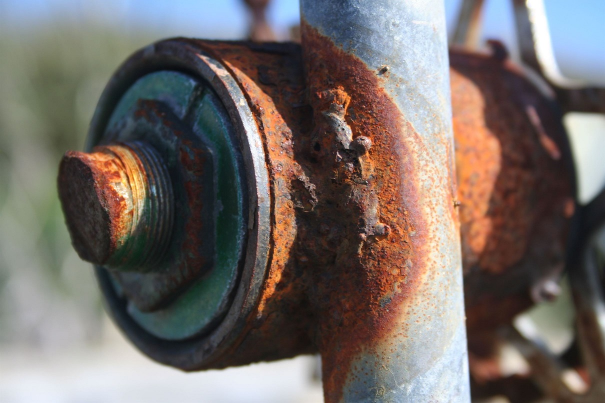
#> input picture rust_detection_computer_vision/corrosion_image.jpg, 1210 x 806 px (shown at 1/2 size)
$ python -i v3.py   (imports and definitions only)
#> lines starting #> are read from the running program, lines starting #| are printed output that depends on the picture; after the words box and inside, x2 and y2 are one past the last pixel; in counts of white or black regions, pixels touching at a corner belong together
#> in detect_corrosion, image is the input picture: shape (806, 1210, 3); mean B, G, R 104.6, 108.6, 117.3
import cv2
import tkinter as tk
import numpy as np
from PIL import Image, ImageTk

# Image Preprocessing
# ------------------------


def balance_lighting(image):
    """
    Enhance image lighting using CLAHE and gamma correction.

    Args:
        image (numpy array): Input image.

    Returns:
        numpy array: Image with balanced lighting.
    """
    hsv = cv2.cvtColor(image, cv2.COLOR_BGR2HSV)
#> hsv: shape (806, 1210, 3); mean H, S, V 57.9, 69.7, 127.3
    _, _, v = cv2.split(hsv)
    clahe = cv2.createCLAHE(clipLimit=2.0, tileGridSize=(8, 8))
    v_clahe = clahe.apply(v)
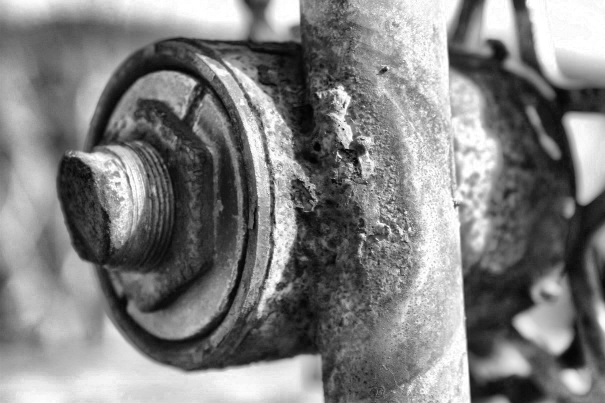
#> v_clahe: shape (806, 1210) (shown at 1/2 size); min 1, max 255, mean 128
    hsv_clahe = cv2.merge([hsv[:, :, 0], hsv[:, :, 1], v_clahe])
#> hsv_clahe: shape (806, 1210, 3); mean H, S, V 57.9, 69.7, 128
    image_clahe = cv2.cvtColor(hsv_clahe, cv2.COLOR_HSV2BGR)
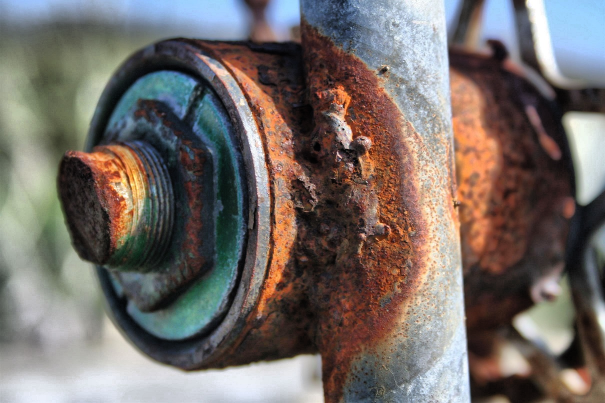
#> image_clahe: shape (806, 1210, 3) (shown at 1/2 size); mean B, G, R 104.6, 108.7, 116.9
    gamma = 1.5
    image_gamma = np.power(image_clahe / 255.0, gamma) * 255.0
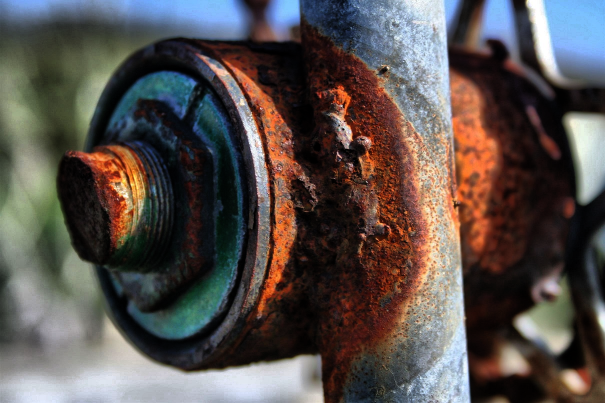
#> image_gamma: shape (806, 1210, 3) float64 (shown at 1/2 size); mean B, G, R 78.4, 81.3, 89.1
    image_gamma = image_gamma.astype(np.uint8)
    return image_gamma


# Corrosion Detection
# ----------------------


def create_rust_mask(image):
    """
    Create a mask for rust-colored areas (HSV).

    Args:
        image (numpy array): Input image.

    Returns:
        numpy array: Rust mask.
    """
    hsv = cv2.cvtColor(image, cv2.COLOR_BGR2HSV)
#> hsv: shape (806, 1210, 3); mean H, S, V 55.6, 96.7, 100.9
    lower_rust = np.array([0, 100, 100])
    upper_rust = np.array([20, 255, 255])
    return cv2.inRange(hsv, lower_rust, upper_rust)
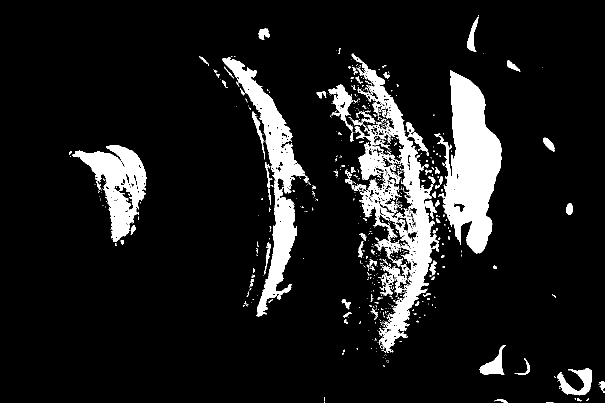
#> returned value: shape (806, 1210) (shown at 1/2 size); 10.3% white; 742 white regions (643 under 20 px), largest, box (x1, y1, x2, y2) and area: (702, 107, 878, 706) 26856, (868, 141, 1003, 507) 26403, (444, 114, 618, 633) 18308


def apply_thresholding(image):
    """
    Convert image to grayscale, apply Gaussian adaptive thresholding, and convert back to RGB.

    Args:
        image (numpy array): Input image (RGB or BGR).

    Returns:
        numpy array: Thresholded image (RGB, 3-channel).
    """
    gray_image = cv2.cvtColor(image, cv2.COLOR_BGR2GRAY)
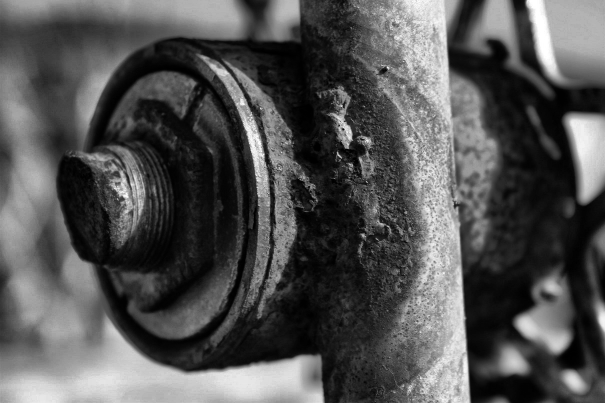
#> gray_image: shape (806, 1210) (shown at 1/2 size); min 0, max 255, mean 82.8
    thresh_image = cv2.adaptiveThreshold(gray_image, 255, cv2.ADAPTIVE_THRESH_GAUSSIAN_C, cv2.THRESH_BINARY, 11, 2)
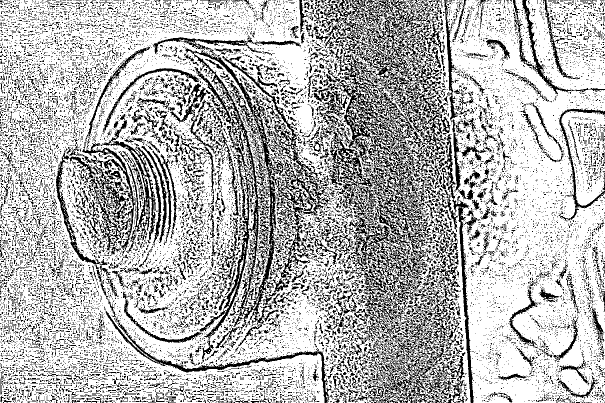
#> thresh_image: shape (806, 1210) (shown at 1/2 size); 71.3% white; black in thin lines or dots
    return cv2.cvtColor(thresh_image, cv2.COLOR_GRAY2RGB)
#> returned value: shape (806, 1210, 3); 71.3% white; black in thin lines or dots

# Main Function
# ----------------

def detect_corrosion(image_path):
    """
    Detect corroded iron parts in the image.

    Args:
        image_path (str): Path to the input image.
    """
    # Read the image
    image = cv2.imread(image_path)

    # Balance lighting conditions
    image_balanced = balance_lighting(image)

    # Create rust mask
    rust_mask = create_rust_mask(image_balanced)

    # Create threshold image
    thresh_image = apply_thresholding(image_balanced)

    # [5 lines of commented-out code are left out]
    show_in_gui([image_balanced,rust_mask,thresh_image])

def show_in_gui(images):
        root = tk.Tk()
        root.title("Image Viewer")

        # Create a frame to hold the images
        frame = tk.Frame(root)
        frame.pack(fill="both", expand=True)

        for i, image in enumerate(images):
            resized_image = cv2.resize(image, None, fx=0.3, fy=0.3)
            tk_image = ImageTk.PhotoImage(Image.fromarray(resized_image))

            # Create a label to display the image
            label = tk.Label(frame, image=tk_image)
            label.image = tk_image  # Keep a reference to prevent garbage collection

            # Arrange the images horizontally
            label.pack(side="left", padx=10, pady=10)
#> this loop made 3 passes
#> pass 3, in show_in_gui, `resized_image = cv2.resize(image, None, fx=0.3, fy=0.3)`:
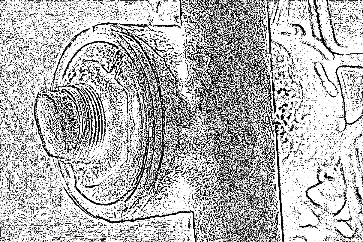
#> resized_image: shape (242, 363, 3); min 0, max 255, mean 182
        root.mainloop()

# [3 lines not run here, left out]

>>> result = detect_corrosion('corrosion_image.jpg')
